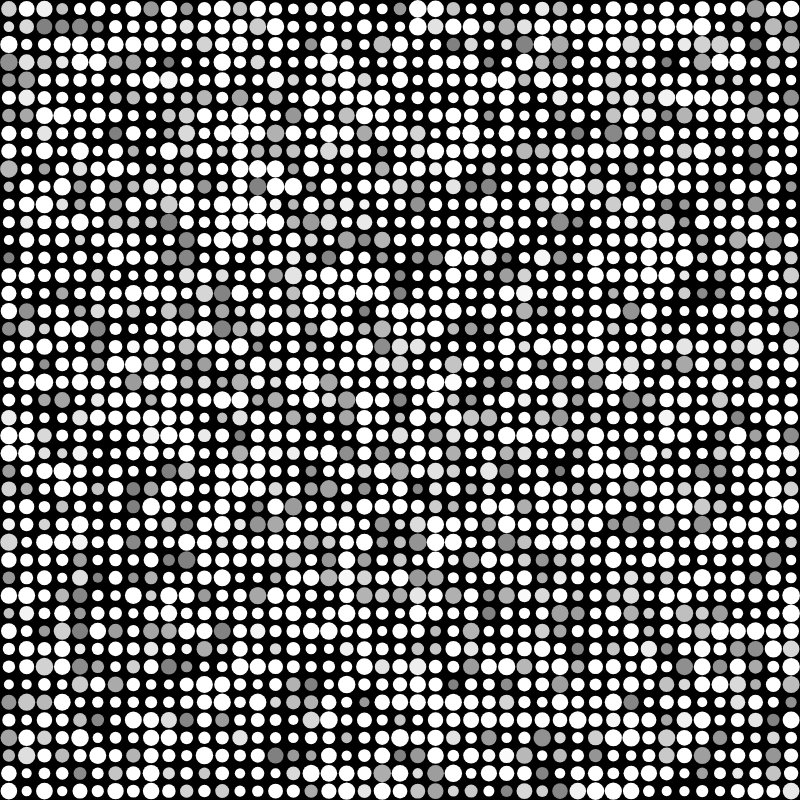
Frame 1 (no input)
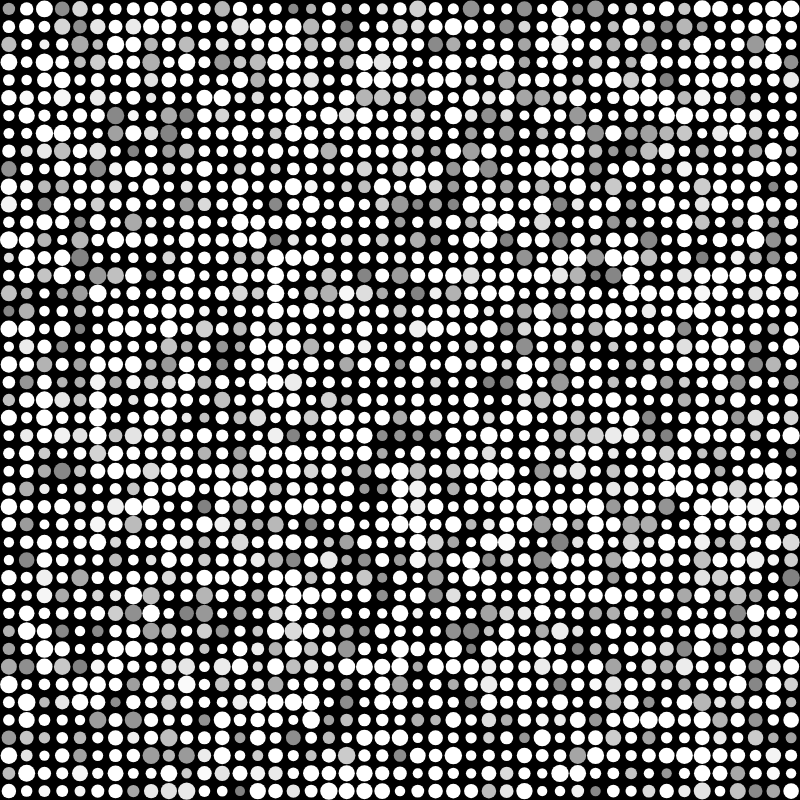
Frame 2 (the mouse pressed at the canvas centre, redrawn once)

The p5.js sketch that drew these frames (run headless with seeded random() and noise() and a simulated clock; the mouse was pressed at the canvas centre and the sketch redrawn once):

// p5.js sketch
// ── sketch.js
function setup() {
  createCanvas(800, 800);
  colorMode(HSB, 360, 100, 100);
  frameRate(3);
  noLoop();
}

function draw() {
  background(0);

  let gridSize = 45;
  let shapeSpacing = width / gridSize;

  for (let y = 0; y < gridSize; y++) {
    for (let x = 0; x < gridSize; x++) {

      let posX = x * shapeSpacing + shapeSpacing / 2;
      let posY = y * shapeSpacing + shapeSpacing / 2;

      let r = random(10, shapeSpacing);

      let shade = random(50, 200);
      fill(shade);
      noStroke();

      ellipse(posX, posY, r, r);
    }
  }
}
